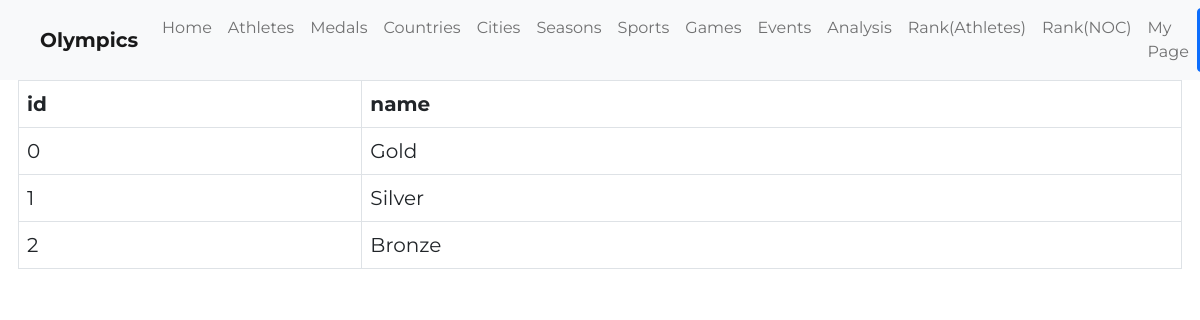
The app's page /Medals.php with its own data.
### tables this page shows
CREATE TABLE Medals (
    id INTEGER(6) PRIMARY KEY NOT NULL,
    name VARCHAR(30) NOT NULL
    );

### Medals.php (the view, shortened to what this page needs)
<?php include_once 'dbh.inc.php'; ?>
<?php require('components/head.inc.php'); ?>
<?php include('components/navbar.inc.php'); ?>
<?php include('components/container.inc.php'); ?>
<?php
     $sql = "SELECT * FROM medals;";
     $result = mysqli_query($conn, $sql);
     $resultCheck = mysqli_num_rows($result);
     if($resultCheck > 0){
          echo "<table class = \"table  table-bordered\" border = \"1\">";
          echo "<thead class=\"thead-dark\">";
          echo "<th scope=\"col\">id</th>";
          echo "<th scope=\"col\">name</th>";
          echo "</thead>";
          while($row = mysqli_fetch_assoc($result)){
               echo "<tr>" . "<td>" . $row['id'] . "</td>". "<td>" . $row['name'] . "</td>" . "<br>" . "</tr>";
          }
          echo "</table>";
     }
?>
</body>
</html>

### css/styles.css (style rules this page uses)
html, body { height: 100%; font-size: 1rem; font-family: "Montserrat", sans-serif; }

### records on screen
medals: id "0", name "Gold"
medals: id "1", name "Silver"
medals: id "2", name "Bronze"
